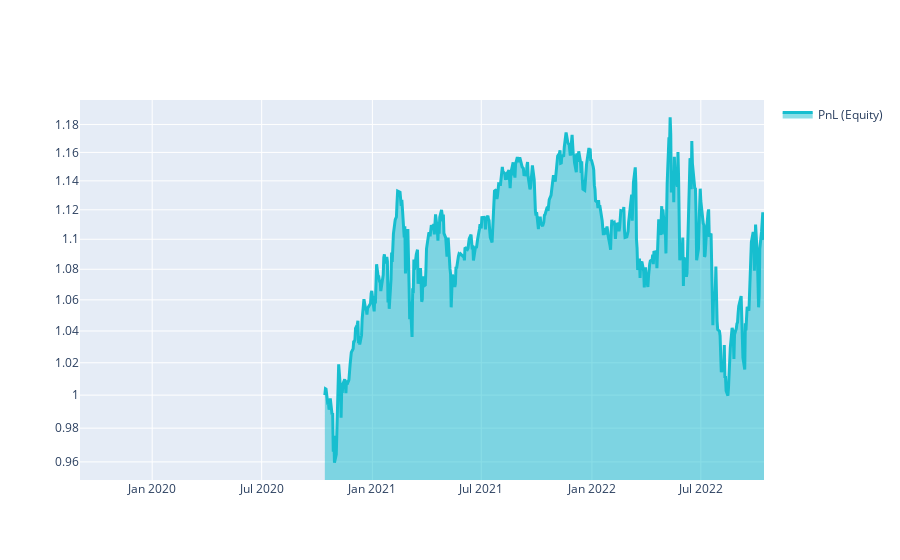

The code cell stored with this chart in its notebook:
### Markdown cell above
# Q18 Quick Start

This template shows you the basic steps for taking part to the **Q18 NASDAQ-100 Stock Long-Short contest**.

### Code cell
import xarray as xr

import qnt.ta as qnta
import qnt.data as qndata
import qnt.output as qnout
import qnt.stats as qns

data = qndata.stocks.load_ndx_data(min_date="2019-09-01")

close     = data.sel(field="close")
is_liquid = data.sel(field="is_liquid")
sma_slow  = qnta.sma(close, 240)
sma_fast  = qnta.sma(close, 12)
weights   = xr.where(sma_slow < sma_fast, 1, -1)
weights   = weights * is_liquid

weights = qnout.clean(weights, data, "stocks_nasdaq100")

# calc stats
stats = qns.calc_stat(data, weights.sel(time=slice("2020-10-14", None)))
display(stats.to_pandas().tail())

# graph
performance = stats.to_pandas()["equity"]
import qnt.graph as qngraph

qngraph.make_plot_filled(performance.index, performance, name="PnL (Equity)", type="log")

### Figure 1 — Plotly figure (JSON) as saved in the notebook; plotly's stock layout.template omitted (floating-point values rounded to 4 significant figures; data arrays with more than 128 entries replaced by an {"elided": "..."} marker saying what was removed)
{"data": [{"fill": "tonexty", "line": {"color": "#17BECF", "width": 3}, "name": "PnL (Equity)", "type": "scatter", "x": {"elided": "787 str values"}, "y": {"elided": "787 float values"}}], "layout": {"autosize": true, "showlegend": true, "xaxis": {"autorange": true, "range": ["2019-09-03", "2022-10-14"], "type": "date"}, "yaxis": {"range": [-0.02254, 0.07838], "type": "log"}}}
